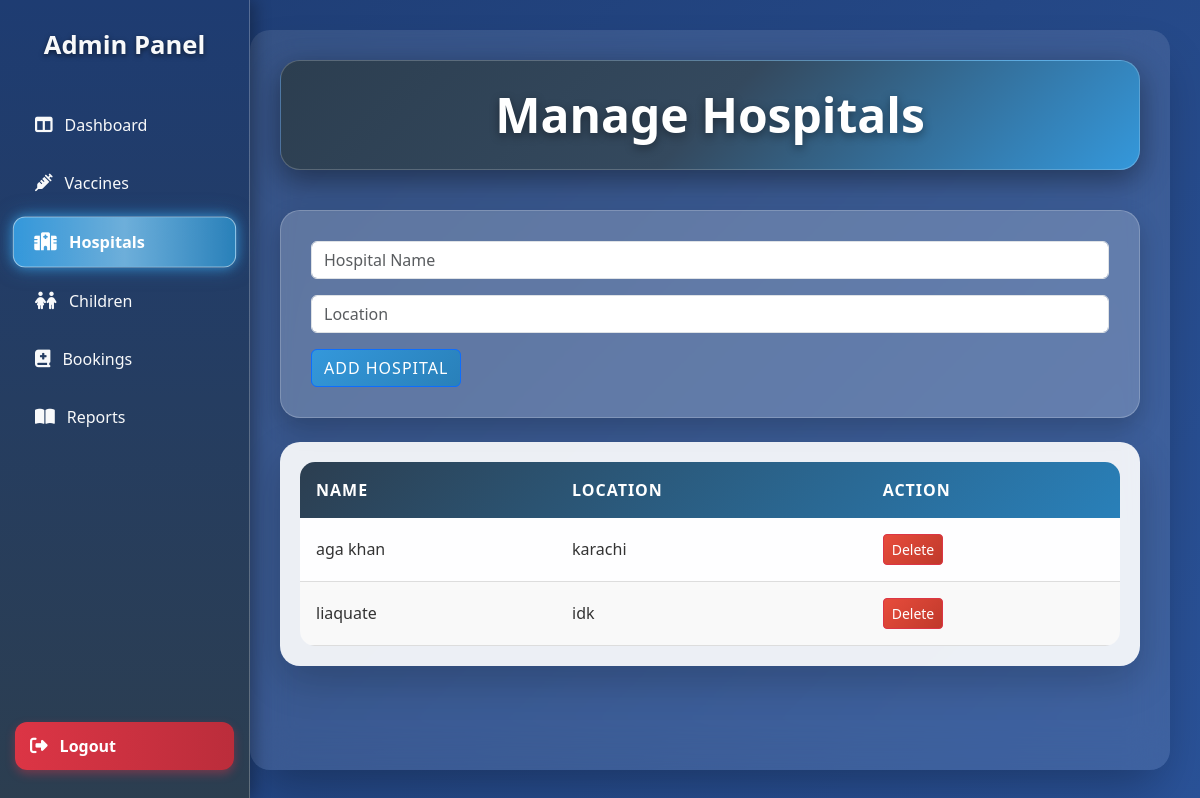
/admin/hospitals.php, run on the app's committed database.
### tables this page shows
CREATE TABLE `hospitals` (
  `id` int(11) NOT NULL,
  `name` varchar(100) NOT NULL,
  `location` varchar(255) NOT NULL,
  `email` varchar(100) DEFAULT NULL,
  `password` varchar(255) DEFAULT NULL
);

### admin/hospitals.php (the view, shortened to what this page needs)
<?php
include('../includes/db.php');
?>
<!DOCTYPE html>
<html>
<head>
    <link href="https://cdn.jsdelivr.net/npm/bootstrap@5.3.2/dist/css/bootstrap.min.css" rel="stylesheet">
    <link href="https://cdnjs.cloudflare.com/ajax/libs/font-awesome/6.4.0/css/all.min.css" rel="stylesheet">
</head>
<body>
<?php include('../includes/sidebar.php'); ?>
<div class="main-content">
    <h2>Manage Hospitals</h2>
    <form method="post" class="mb-4">
        <input type="text" name="hospital_name" class="form-control mb-3" placeholder="Hospital Name" required>
        <input type="text" name="location" class="form-control mb-3" placeholder="Location" required>
        <button type="submit" name="add_hospital" class="btn btn-primary">Add Hospital</button>
    </form>
    <?php
    $res = $conn->query("SELECT * FROM hospitals");
    echo "<div class='table-container'>
            <table>
                <thead>
                    <tr>
                        <th>Name</th>
                        <th>Location</th>
                        <th>Action</th>
                    </tr>
                </thead>
                <tbody>";
    while ($row = $res->fetch_assoc()) {
        echo "<tr>
                <td>{$row['name']}</td>
                <td>{$row['location']}</td>
                <td>
                    <a href='?del={$row['id']}' class='btn btn-danger btn-sm'>Delete</a>
                </td>
              </tr>";
    }
    echo "</tbody></table></div>";
    ?>
</div>
</body>
</html>

### admin/hospitals.php (style rules this page uses)
body { margin: 0; display: flex; min-height: 100vh; font-family: 'Segoe UI', 'Roboto', sans-serif; background: linear-gradient(135deg, #1e3c72 0%, #2a5298 100%); background-attachment: fixed; overflow-x: hidden; }
.main-content { margin-left: 220px; padding: 40px; width: calc(100% - 220px); background: rgba(255, 255, 255, 0.1); backdrop-filter: blur(20px); border-radius: 20px; box-shadow: 0 25px 50px -12px rgba(0,0,0,0.3); animation: fadeIn 1s ease; position: relative; margin: 30px; }
.main-content h2 { font-size: clamp(2.2rem, 4vw, 3rem); font-weight: 900; text-align: center; margin-bottom: 40px; padding: 25px; color: white; border-radius: 20px; background: linear-gradient(135deg, #2c3e50 0%, #34495e 25%, #3498db 50%, #2980b9 75%, #1e3c72 100%); background-size: 200% 200%; animation: headerGradient 8s ease infinite; box-shadow: 0 10px 30px rgba(0, 0, 0, 0.4); text-shadow: 0 3px 10px rgba(0, 0, 0, 0.4); position: relative; overflow: hidden; border: 1px solid rgba(255, 255, 255, 0.2); }
.main-content h2::before { content: ''; position: absolute; top: 0; left: -100%; width: 100%; height: 100%; background: linear-gradient(90deg, transparent, rgba(255,255,255,0.2), transparent); animation: slideShine 3s infinite; }
form { background: rgba(255,255,255,0.2); border-radius: 20px; padding: 30px; box-shadow: 0 10px 25px rgba(0, 0, 0, 0.2); margin-bottom: 40px; border: 1px solid rgba(255,255,255,0.2); }
form input { margin-bottom: 15px; padding: 14px; border-radius: 12px; border: none; width: 100%; background-color: rgba(255,255,255,0.8); font-weight: 500; }
form input::placeholder { color: #666; }
.btn-primary { background: linear-gradient(135deg, #3498db, #2980b9); border: none; color: white; font-weight: 700; padding: 12px 25px; border-radius: 12px; text-transform: uppercase; letter-spacing: 1px; transition: 0.3s ease; }
.table-container { background: rgba(255, 255, 255, 0.9); border-radius: 20px; padding: 20px; box-shadow: 0 15px 40px rgba(0,0,0,0.2); }
table { width: 100%; border-collapse: collapse; overflow: hidden; border-radius: 15px; }
thead { background: linear-gradient(135deg, #2c3e50 0%, #2980b9 100%); color: white; text-transform: uppercase; }
thead th { padding: 16px; font-weight: bold; letter-spacing: 1px; }
tbody td { padding: 16px; background-color: rgba(255,255,255,0.95); color: #333; font-weight: 500; border-bottom: 1px solid #ddd; }
tbody tr:nth-child(even) td { background-color: #f9f9f9; }
.btn-danger { padding: 8px 16px; border-radius: 8px; font-size: 0.9rem; background: linear-gradient(135deg, #e74c3c, #c0392b); color: white; border: none; transition: 0.3s ease; }

### Includes/sidebar.php (style rules this page uses)
:root { --dashboard-blue-dark: #1e3c72; --dashboard-blue-medium: #2a5298; --dashboard-blue-light: #3498db; --dashboard-grey-dark: #2c3e50; --dashboard-grey-medium: #34495e; --glass-white-light: rgba(255, 255, 255, 0.15); --glass-white-lighter: rgba(255, 255, 255, 0.05); --glass-border: rgba(255, 255, 255, 0.25); --text-light: #f8f9fa; --text-dark: #5a6c7d; --accent-blue: #3498db; }
body, html { margin: 0; padding: 0; font-family: 'Segoe UI', 'Roboto', Arial, sans-serif; }
.main-content { margin-left: 250px; padding: 30px; width: calc(100% - 250px); }

### data on the page
hospitals: name "aga khan", location "karachi"
hospitals: name "liaquate", location "idk"
